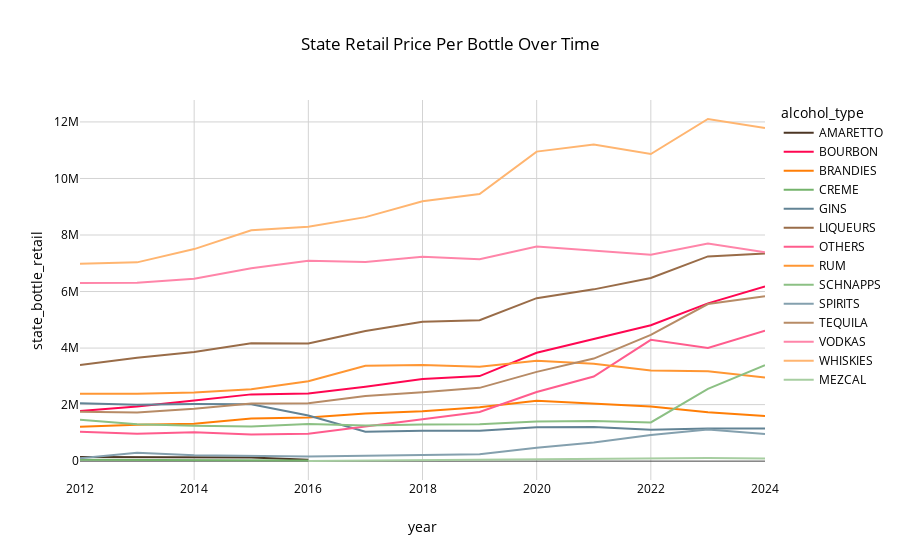

The code cell stored with this chart in its notebook:
### Code cell
# Price trend per bottle
px.line(grouped_by_year_subcat, x="year", y="state_bottle_retail", color="alcohol_type", template="iowa", 
        title="State Retail Price Per Bottle Over Time")

### Figure 1 — Plotly figure (JSON) as saved in the notebook; plotly's stock layout.template omitted (floating-point values rounded to 4 significant figures)
{"data": [{"hovertemplate": "alcohol_type=AMARETTO<br>year=%{x}<br>state_bottle_retail=%{y}<extra></extra>", "legendgroup": "AMARETTO", "line": {"color": "#4c3624", "dash": "solid"}, "marker": {"symbol": "circle"}, "mode": "lines", "name": "AMARETTO", "orientation": "v", "showlegend": true, "type": "scatter", "x": [2012, 2013, 2014, 2015, 2016], "xaxis": "x", "y": [148000.0, 145300.0, 141700.0, 130900.0, 50620.0], "yaxis": "y"}, {"hovertemplate": "alcohol_type=BOURBON<br>year=%{x}<br>state_bottle_retail=%{y}<extra></extra>", "legendgroup": "BOURBON", "line": {"color": "#ff0651", "dash": "solid"}, "marker": {"symbol": "circle"}, "mode": "lines", "name": "BOURBON", "orientation": "v", "showlegend": true, "type": "scatter", "x": [2012, 2013, 2014, 2015, 2016, 2017, 2018, 2019, 2020, 2021, 2022, 2023, 2024], "xaxis": "x", "y": [1772000.0, 1932000.0, 2149000.0, 2362000.0, 2395000.0, 2632000.0, 2910000.0, 3009000.0, 3834000.0, 4332000.0, 4810000.0, 5583000.0, 6179000.0], "yaxis": "y"}, {"hovertemplate": "alcohol_type=BRANDIES<br>year=%{x}<br>state_bottle_retail=%{y}<extra></extra>", "legendgroup": "BRANDIES", "line": {"color": "#ff7e06", "dash": "solid"}, "marker": {"symbol": "circle"}, "mode": "lines", "name": "BRANDIES", "orientation": "v", "showlegend": true, "type": "scatter", "x": [2012, 2013, 2014, 2015, 2016, 2017, 2018, 2019, 2020, 2021, 2022, 2023, 2024], "xaxis": "x", "y": [1213000.0, 1283000.0, 1326000.0, 1512000.0, 1545000.0, 1682000.0, 1768000.0, 1904000.0, 2132000.0, 2041000.0, 1929000.0, 1732000.0, 1598000.0], "yaxis": "y"}, {"hovertemplate": "alcohol_type=CREME<br>year=%{x}<br>state_bottle_retail=%{y}<extra></extra>", "legendgroup": "CREME", "line": {"color": "#74B36B", "dash": "solid"}, "marker": {"symbol": "circle"}, "mode": "lines", "name": "CREME", "orientation": "v", "showlegend": true, "type": "scatter", "x": [2012, 2013, 2014, 2015, 2016], "xaxis": "x", "y": [46620.0, 39810.0, 37590.0, 39280.0, 19520.0], "yaxis": "y"}, {"hovertemplate": "alcohol_type=GINS<br>year=%{x}<br>state_bottle_retail=%{y}<extra></extra>", "legendgroup": "GINS", "line": {"color": "#628395", "dash": "solid"}, "marker": {"symbol": "circle"}, "mode": "lines", "name": "GINS", "orientation": "v", "showlegend": true, "type": "scatter", "x": [2012, 2013, 2014, 2015, 2016, 2017, 2018, 2019, 2020, 2021, 2022, 2023, 2024], "xaxis": "x", "y": [2047000.0, 1996000.0, 2024000.0, 2010000.0, 1615000.0, 1039000.0, 1072000.0, 1075000.0, 1198000.0, 1207000.0, 1114000.0, 1157000.0, 1156000.0], "yaxis": "y"}, {"hovertemplate": "alcohol_type=LIQUEURS<br>year=%{x}<br>state_bottle_retail=%{y}<extra></extra>", "legendgroup": "LIQUEURS", "line": {"color": "#996C48", "dash": "solid"}, "marker": {"symbol": "circle"}, "mode": "lines", "name": "LIQUEURS", "orientation": "v", "showlegend": true, "type": "scatter", "x": [2012, 2013, 2014, 2015, 2016, 2017, 2018, 2019, 2020, 2021, 2022, 2023, 2024], "xaxis": "x", "y": [3398000.0, 3656000.0, 3862000.0, 4167000.0, 4165000.0, 4601000.0, 4927000.0, 4984000.0, 5765000.0, 6077000.0, 6478000.0, 7243000.0, 7349000.0], "yaxis": "y"}, {"hovertemplate": "alcohol_type=OTHERS<br>year=%{x}<br>state_bottle_retail=%{y}<extra></extra>", "legendgroup": "OTHERS", "line": {"color": "#FF5C8D", "dash": "solid"}, "marker": {"symbol": "circle"}, "mode": "lines", "name": "OTHERS", "orientation": "v", "showlegend": true, "type": "scatter", "x": [2012, 2013, 2014, 2015, 2016, 2017, 2018, 2019, 2020, 2021, 2022, 2023, 2024], "xaxis": "x", "y": [1036000.0, 965100.0, 1022000.0, 943700.0, 972100.0, 1224000.0, 1467000.0, 1738000.0, 2445000.0, 2995000.0, 4290000.0, 4003000.0, 4613000.0], "yaxis": "y"}, {"hovertemplate": "alcohol_type=RUM<br>year=%{x}<br>state_bottle_retail=%{y}<extra></extra>", "legendgroup": "RUM", "line": {"color": "#FF9633", "dash": "solid"}, "marker": {"symbol": "circle"}, "mode": "lines", "name": "RUM", "orientation": "v", "showlegend": true, "type": "scatter", "x": [2012, 2013, 2014, 2015, 2016, 2017, 2018, 2019, 2020, 2021, 2022, 2023, 2024], "xaxis": "x", "y": [2384000.0, 2381000.0, 2431000.0, 2544000.0, 2825000.0, 3375000.0, 3402000.0, 3340000.0, 3550000.0, 3442000.0, 3208000.0, 3181000.0, 2961000.0], "yaxis": "y"}, {"hovertemplate": "alcohol_type=SCHNAPPS<br>year=%{x}<br>state_bottle_retail=%{y}<extra></extra>", "legendgroup": "SCHNAPPS", "line": {"color": "#8CC084", "dash": "solid"}, "marker": {"symbol": "circle"}, "mode": "lines", "name": "SCHNAPPS", "orientation": "v", "showlegend": true, "type": "scatter", "x": [2012, 2013, 2014, 2015, 2016, 2017, 2018, 2019, 2020, 2021, 2022, 2023, 2024], "xaxis": "x", "y": [1460000.0, 1308000.0, 1249000.0, 1221000.0, 1312000.0, 1261000.0, 1296000.0, 1303000.0, 1403000.0, 1418000.0, 1369000.0, 2560000.0, 3391000.0], "yaxis": "y"}, {"hovertemplate": "alcohol_type=SPIRITS<br>year=%{x}<br>state_bottle_retail=%{y}<extra></extra>", "legendgroup": "SPIRITS", "line": {"color": "#84A0AE", "dash": "solid"}, "marker": {"symbol": "circle"}, "mode": "lines", "name": "SPIRITS", "orientation": "v", "showlegend": true, "type": "scatter", "x": [2012, 2013, 2014, 2015, 2016, 2017, 2018, 2019, 2020, 2021, 2022, 2023, 2024], "xaxis": "x", "y": [100400.0, 299900.0, 206400.0, 181400.0, 167900.0, 192400.0, 215900.0, 242600.0, 470000.0, 656404, 926700.0, 1123000.0, 961100.0], "yaxis": "y"}, {"hovertemplate": "alcohol_type=TEQUILA<br>year=%{x}<br>state_bottle_retail=%{y}<extra></extra>", "legendgroup": "TEQUILA", "line": {"color": "#B78B66", "dash": "solid"}, "marker": {"symbol": "circle"}, "mode": "lines", "name": "TEQUILA", "orientation": "v", "showlegend": true, "type": "scatter", "x": [2012, 2013, 2014, 2015, 2016, 2017, 2018, 2019, 2020, 2021, 2022, 2023, 2024], "xaxis": "x", "y": [1744000.0, 1716000.0, 1852000.0, 2036000.0, 2049000.0, 2301000.0, 2439000.0, 2592000.0, 3157000.0, 3628000.0, 4468000.0, 5556000.0, 5834000.0], "yaxis": "y"}, {"hovertemplate": "alcohol_type=VODKAS<br>year=%{x}<br>state_bottle_retail=%{y}<extra></extra>", "legendgroup": "VODKAS", "line": {"color": "#FF85A9", "dash": "solid"}, "marker": {"symbol": "circle"}, "mode": "lines", "name": "VODKAS", "orientation": "v", "showlegend": true, "type": "scatter", "x": [2012, 2013, 2014, 2015, 2016, 2017, 2018, 2019, 2020, 2021, 2022, 2023, 2024], "xaxis": "x", "y": [6301000.0, 6312000.0, 6451000.0, 6824000.0, 7091000.0, 7046000.0, 7227000.0, 7141000.0, 7590000.0, 7459000.0, 7303000.0, 7700000.0, 7391000.0], "yaxis": "y"}, {"hovertemplate": "alcohol_type=WHISKIES<br>year=%{x}<br>state_bottle_retail=%{y}<extra></extra>", "legendgroup": "WHISKIES", "line": {"color": "#FFB570", "dash": "solid"}, "marker": {"symbol": "circle"}, "mode": "lines", "name": "WHISKIES", "orientation": "v", "showlegend": true, "type": "scatter", "x": [2012, 2013, 2014, 2015, 2016, 2017, 2018, 2019, 2020, 2021, 2022, 2023, 2024], "xaxis": "x", "y": [6979000.0, 7033000.0, 7502000.0, 8169000.0, 8291000.0, 8632000.0, 9192000.0, 9452000.0, 10950000.0, 11200000.0, 10864313, 12100000.0, 11780000.0], "yaxis": "y"}, {"hovertemplate": "alcohol_type=MEZCAL<br>year=%{x}<br>state_bottle_retail=%{y}<extra></extra>", "legendgroup": "MEZCAL", "line": {"color": "#A7CEA1", "dash": "solid"}, "marker": {"symbol": "circle"}, "mode": "lines", "name": "MEZCAL", "orientation": "v", "showlegend": true, "type": "scatter", "x": [2016, 2017, 2018, 2019, 2020, 2021, 2022, 2023, 2024], "xaxis": "x", "y": [5025.0, 19490.0, 26150.0, 41830.0, 59860.0, 77740.0, 102900.0, 108000.0, 95200.0], "yaxis": "y"}], "layout": {"legend": {"title": {"text": "alcohol_type"}, "tracegroupgap": 0}, "title": {"text": "State Retail Price Per Bottle Over Time"}, "xaxis": {"anchor": "y", "domain": [0, 1], "title": {"text": "year"}}, "yaxis": {"anchor": "x", "domain": [0, 1], "title": {"text": "state_bottle_retail"}}}}
